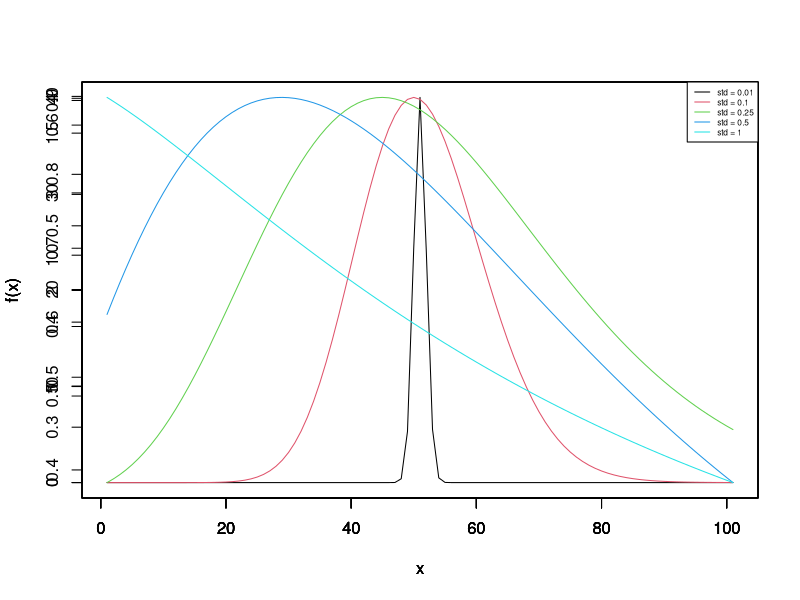

Here is the R script that generated this plot:
x = rlnorm(500,0,0.01)
grid = seq(0.5,1.5,0.01)

plot(dlnorm(grid,0,0.01),type="l",xlab="x",ylab="f(x)", col=1)
par(new=TRUE)
plot(dlnorm(grid,0,0.1),type="l",xlab="x",ylab="f(x)", col=2)
par(new=TRUE)
plot(dlnorm(grid,0,0.25),type="l",xlab="x",ylab="f(x)", col=3)
par(new=TRUE)
plot(dlnorm(grid,0,0.5),type="l",xlab="x",ylab="f(x)", col=4)
par(new=TRUE)
plot(dlnorm(grid,0,1),type="l",xlab="x",ylab="f(x)", col=5)
# lines(density(x),col="red")


legend("topright",c("std = 0.01", "std = 0.1","std = 0.25", "std = 0.5", "std = 1"),lty=1,col=1:5, cex= 0.5)
